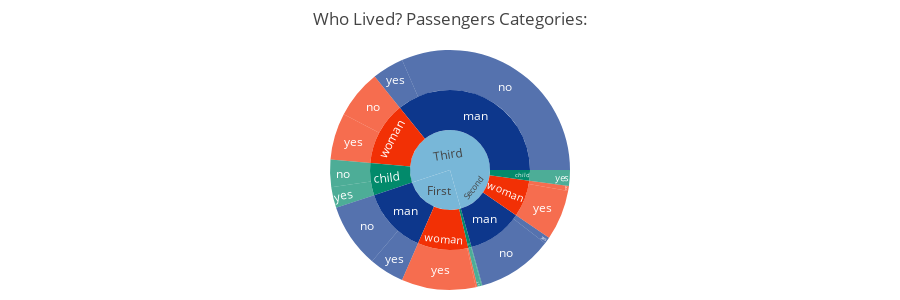

Notebook source saved alongside this figure:
### Code cell
#,values ='pclass'
figSun = px.sunburst(df,template='gridon',path=['class','who','alive'],title = 'Who Lived? Passengers Categories:',color = 'who',
            color_discrete_map ={'(?)':'#78B7D8','man':'#0D378C','woman':'#F23005','child':'#028A6B'})

#automargin=True         margin=dict(l=0,r=0,b=10,t=50)
figSun.update_layout(margin=dict(l=0,r=0,b=10,t=50), height=300,paper_bgcolor='rgba(0,0,0,0)')
figSun.show()

### Figure 1 — Plotly figure (JSON) as saved in the notebook; plotly's stock layout.template omitted (floating-point values rounded to 4 significant figures)
{"data": [{"branchvalues": "total", "customdata": [["man"], ["woman"], ["man"], ["woman"], ["child"], ["child"], ["woman"], ["(?)"], ["woman"], ["man"], ["man"], ["child"], ["woman"], ["child"], ["man"], ["woman"], ["man"], ["man"], ["man"], ["(?)"], ["(?)"], ["woman"], ["child"], ["child"], ["child"], ["woman"], ["man"], ["woman"], ["child"], [null]], "domain": {"x": [0, 1], "y": [0, 1]}, "hovertemplate": "labels=%{label}<br>count=%{value}<br>parent=%{parent}<br>id=%{id}<br>who=%{customdata[0]}<extra></extra>", "ids": ["Third/man/yes", "First/woman", "Second/man", "Second/woman/no", "First/child/yes", "Second/child/yes", "Second/woman/yes", "First", "Third/woman", "Third/man", "First/man", "Third/child", "Third/woman/yes", "First/child/no", "First/man/yes", "First/woman/no", "Third/man/no", "Second/man/no", "Second/man/yes", "Third", "Second", "First/woman/yes", "Third/child/yes", "First/child", "Second/child", "Third/woman/no", "First/man/no", "Second/woman", "Third/child/no", "Second/child/no"], "labels": ["yes", "woman", "man", "no", "yes", "yes", "yes", "First", "woman", "man", "man", "child", "yes", "no", "yes", "no", "no", "no", "yes", "Third", "Second", "yes", "yes", "child", "child", "no", "no", "woman", "no", "no"], "marker": {"colors": ["#0D378C", "#F23005", "#0D378C", "#F23005", "#028A6B", "#028A6B", "#F23005", "#78B7D8", "#F23005", "#0D378C", "#0D378C", "#028A6B", "#F23005", "#028A6B", "#0D378C", "#F23005", "#0D378C", "#0D378C", "#0D378C", "#78B7D8", "#78B7D8", "#F23005", "#028A6B", "#028A6B", "#028A6B", "#F23005", "#0D378C", "#F23005", "#028A6B", "#9467BD"]}, "name": "", "parents": ["Third/man", "First", "Second", "Second/woman", "First/child", "Second/child", "Second/woman", "", "Third", "Third", "First", "Third", "Third/woman", "First/child", "First/man", "First/woman", "Third/man", "Second/man", "Second/man", "", "", "First/woman", "Third/child", "First", "Second", "Third/woman", "First/man", "Second", "Third/child", "Second/child"], "type": "sunburst", "values": [38, 91, 99, 6, 5, 19, 60, 216, 114, 319, 119, 58, 56, 1, 42, 2, 281, 91, 8, 491, 184, 89, 25, 6, 19, 58, 77, 66, 33, 0]}], "layout": {"height": 300, "legend": {"tracegroupgap": 0}, "margin": {"b": 10, "l": 0, "r": 0, "t": 50}, "paper_bgcolor": "rgba(0,0,0,0)", "title": {"text": "Who Lived? Passengers Categories:"}}}
